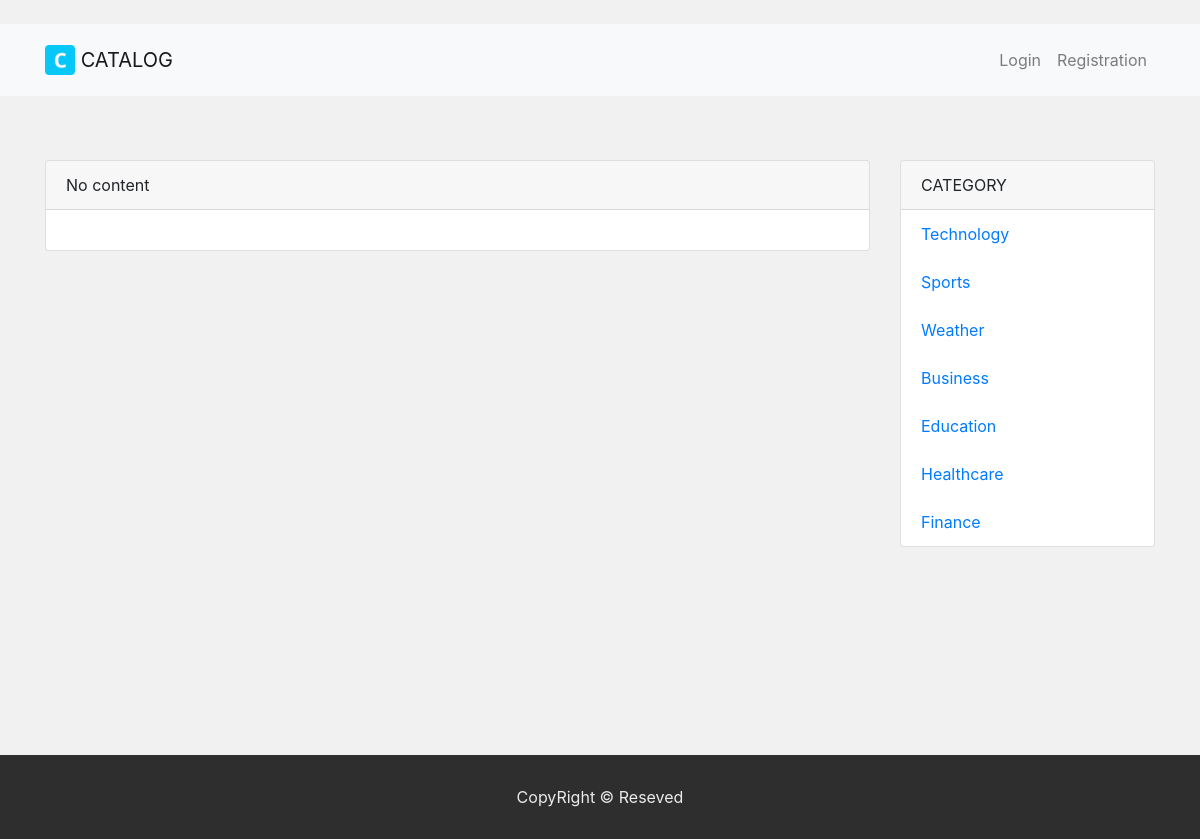
/catlog/1, run on the app's committed database.
### cat_app/modules.py (models this page shows, shortened)
class Category(db.Model):
    id = db.Column(db.Integer, primary_key=True)
    name = db.Column(db.String(40), nullable=False)
    items = db.relationship("Items", backref="category", lazy=True)

### cat_app/route.py (the view)
@app.route('/catlog/<int:id>')
def catlog(id):
    items = Items.query.filter_by(cat_id=id)
    item_first = items.first()
    if item_first is not None:
        cat_name = item_first.category.name
        return render_template("catlog.html", items=items, title=cat_name)
    else:
        return render_template("catlog.html", items=items, title="No content")

### cat_app/route.py (called while the page is built)
def all_cat():
    all_cat = Category.query.all()
    return all_cat

@app.context_processor
def context():
    return dict(all_cat=all_cat)

### cat_app/templates/catlog.html (shortened to what this page needs)
{% extends "base.html"%}

### cat_app/templates/base.html (shortened to what this page needs)
<!DOCTYPE html>
<html lang="en">
<head>
    <link rel="stylesheet" href="https://stackpath.bootstrapcdn.com/bootstrap/4.3.1/css/bootstrap.min.css">
    <link rel="stylesheet" href="{{url_for('static',filename='css/style.css')}}">
</head>
<body>
    <nav class="navbar navbar-light navbar-expand-lg  bg-light p-3 mt-4">
        <div class="container">
             <a class="navbar-brand" href="{{url_for('home')}}">
          <img src="{{url_for('static',filename = 'img/logo.png')}}" width="30" height="30" class="d-inline-block align-top" alt="Site logo">
          CATALOG
        </a>
        <div class="collapse navbar-collapse" id="navbarNavAltMarkup">
            <ul class="navbar-nav justify-content-end">
                {% if current_user.is_authenticated %}
                <a class="nav-item nav-link" href="{{url_for('addItem')}}">
                    Add item
                </a>
                <a class="nav-item nav-link" href="{{url_for('new_cat')}}">
                    Add category
                </a>
                <a class="nav-item nav-link" href="{{url_for('logout')}}">Logout</a>
                {% else %}
                <li class="nav-item">
                    <a class="nav-link" href="{{url_for('login')}}">Login</a>
                </li>
                <li class="nav-item">
                    <a class="nav-link" href="{{url_for('register')}}">Registration</a>
                </li>
                {% endif %}
            </ul>
          </div>
        </div>
      </nav>
      <div class="container mt-5 mb-5">
          <div class="row">
              <div class="col-md-9">
                    <div class="card">
                        <div class="card-header">{{ title }}</div>
                        <div class="card-body">
                        </div>
                    </div>
                </div>
              <div class="col-md-3">
                  <div class="card">
                      <div class="card-header">
                          CATEGORY
                      </div>
                      <ul class="list-group list-group-flush">
                        {% if all_cat() %}
                          {% for cat in all_cat() %}
                          <a href="{{url_for('catlog',id=cat.id)}}"><li class="list-group-item">{{cat.name}}</li></a>
                          {% endfor %}
                        {% endif %}
                      </ul>
                  </div>
              </div>
          </div>
      </div>
      <section class="footer container-fluid mt-5">
        <footer class="row">
            <div class="col-md-12 footer-content">
                    <span>
                            CopyRight © Reseved
                    </span>
            </div>
        </footer>
    </section>
</body>
</html>

### cat_app/static/css/style.css (style rules this page uses)
body { background: #f1f1f1; height: 100%; min-height: 100%; }
html { height: 100%; box-sizing: border-box; }
.footer-content { background: #2e2e2e; }
.footer-content span { padding: 30px; text-align: center; color: #ebebeb; display: block; }
.footer { position: relative; right: 0; bottom: -20%; left: 0; }
@media (min-width: 768px) { .navbar-nav { width: 100%; text-align: center; } }

### data on the page
Category: name "Technology"
Category: name "Sports"
Category: name "Weather"
Category: name "Business"
Category: name "Education"
Category: name "Healthcare"
Category: name "Finance"

### other printed values
{{ title }} "No content"
